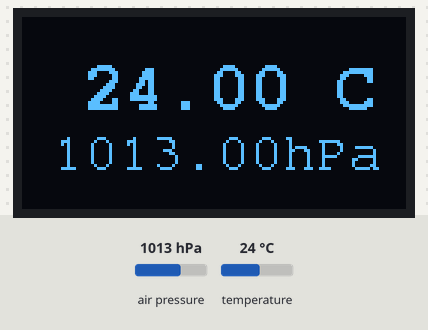
Recording of a sketch running on a simulated Arduino Uno, built with avr-gcc and run on an emulated ATmega328P. Shown: 128×64 one-colour display. The test bench sets the inputs (shaded band); at power-on: air pressure 1013 hPa, temperature 24 °C.

Above: at 3.2 s.
3.3 s: air pressure set to 952 hPa
At 4.1 s:
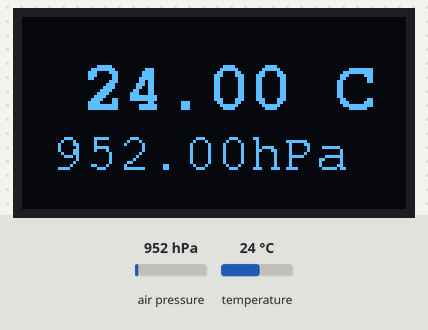
5.2 s: temperature set to 12 °C
At 5.6 s:
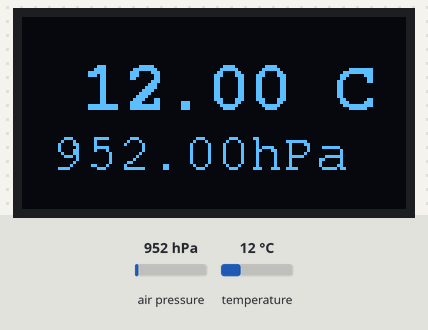
6.8 s: air pressure set to 975 hPa
At 8.1 s:
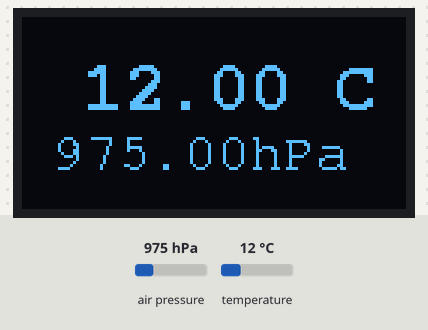
8.4 s: temperature set to 19 °C
At 9.6 s:
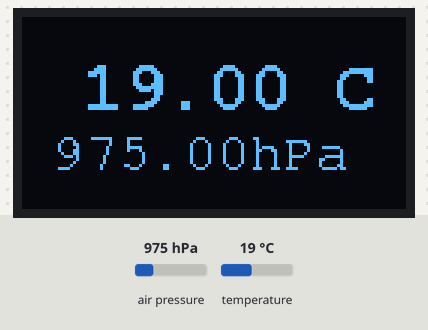
Timing chart, 0 to 11.0 s (numbered marks = the images above; inputs shaded):
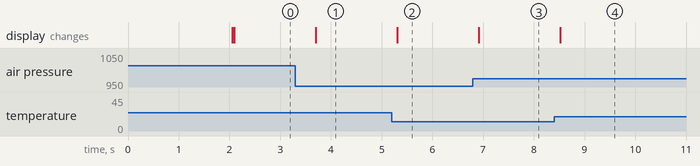

The sketch:

sketch_jun14a.ino
```cpp
#include <Wire.h>
#include <Adafruit_BMP085.h>
#include </Fonts/FreeMonoBold12pt7b.h>//change your absolute path
#include <Fonts/FreeMono9pt7b.h>//Change your Absolute path

Adafruit_BMP085 bmp;

#include <Adafruit_GFX.h>
#include <Adafruit_SSD1306.h>

#define SCREEN_WIDTH 128 // OLED display width, in pixels
#define SCREEN_HEIGHT 64 // OLED display height, in pixels

// Declaration for an SSD1306 display connected to I2C (SDA, SCL pins)
Adafruit_SSD1306 display(SCREEN_WIDTH, SCREEN_HEIGHT, &Wire, -1);

void setup() {
  bmp.begin();
  Serial.begin(115200);
    if(!display.begin(SSD1306_SWITCHCAPVCC, 0x3C)) { // Address 0x3D for 128x64
    Serial.println(F("SSD1306 allocation failed"));
    for(;;);
  }
  delay(2000);
  display.clearDisplay();
  display.setTextSize(1);
  display.setTextColor(WHITE);
  display.setCursor(0, 10);
  display.println("Hello, world!");
  display.display();
}

void loop() {
  display.clearDisplay();
  display.setFont(&FreeMonoBold12pt7b);
  display.setCursor(20, 30);
  display.print(bmp.readTemperature());
  display.println(" C");
  display.setCursor(10, 50);
  display.setFont(&FreeMono9pt7b);
  display.print(double(bmp.readPressure()) / 100);
  display.print("hPa");
  display.display();
  delay(500);
  }
```

Source omitted: FreeMono9pt7b.h (data table, 9702 bytes), noBold12pt7b.h (data table, 15460 bytes)

Measured:
- after the input at 3.3 s, the display: changes after 0.40 s (image 1)
- after the input at 5.2 s, the display: changes after 0.11 s (image 2)
- after the input at 6.8 s, the display: changes after 0.11 s (image 3)
- after the input at 8.4 s, the display: changes after 0.12 s (image 4)
